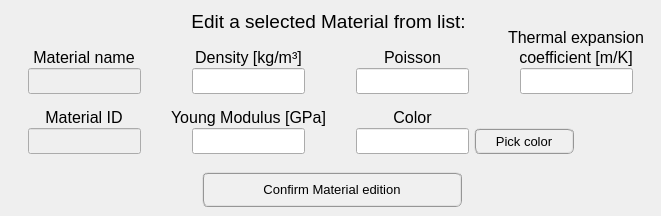
    <widget class="QWidget" name="tab_edit_material">
     <attribute name="title">
      <string>Edit</string>
     </attribute>
     <widget class="QLineEdit" name="lineEdit_density_edit">
      <property name="geometry">
       <rect>
        <x>192</x>
        <y>68</y>
        <width>113</width>
        <height>26</height>
       </rect>
      </property>
      <property name="minimumSize">
       <size>
        <width>113</width>
        <height>26</height>
       </size>
      </property>
      <property name="maximumSize">
       <size>
        <width>113</width>
        <height>26</height>
       </size>
      </property>
      <property name="font">
       <font>
        <family>Segoe UI</family>
        <pointsize>10</pointsize>
        <weight>50</weight>
        <italic>false</italic>
        <bold>false</bold>
       </font>
      </property>
      <property name="alignment">
       <set>Qt::AlignCenter</set>
      </property>
     </widget>
     <widget class="QLabel" name="thermal_expansion_label_2">
      <property name="geometry">
       <rect>
        <x>500</x>
        <y>28</y>
        <width>152</width>
        <height>20</height>
       </rect>
      </property>
      <property name="styleSheet">
       <string notr="true">font: 8pt &quot;Segoe UI&quot;;</string>
      </property>
      <property name="text">
       <string>&lt;html&gt;&lt;head/&gt;&lt;body&gt;&lt;p align=&quot;center&quot;&gt;&lt;span style=&quot; font-size:12pt; font-style:normal;&quot;&gt;Thermal expansion&lt;/span&gt;&lt;/p&gt;&lt;/body&gt;&lt;/html&gt;</string>
      </property>
     </widget>
     <widget class="QLineEdit" name="lineEdit_thermal_expansion_coefficient_edit">
      <property name="geometry">
       <rect>
        <x>520</x>
        <y>68</y>
        <width>113</width>
        <height>26</height>
       </rect>
      </property>
      <property name="minimumSize">
       <size>
        <width>113</width>
        <height>26</height>
       </size>
      </property>
      <property name="maximumSize">
       <size>
        <width>113</width>
        <height>26</height>
       </size>
      </property>
      <property name="font">
       <font>
        <family>Segoe UI</family>
        <pointsize>10</pointsize>
        <weight>50</weight>
        <italic>false</italic>
        <bold>false</bold>
       </font>
      </property>
      <property name="alignment">
       <set>Qt::AlignCenter</set>
      </property>
     </widget>
     <widget class="QLabel" name="density_label_2">
      <property name="geometry">
       <rect>
        <x>174</x>
        <y>48</y>
        <width>149</width>
        <height>20</height>
       </rect>
      </property>
      <property name="styleSheet">
       <string notr="true">font: 8pt &quot;Segoe UI&quot;;</string>
      </property>
      <property name="text">
       <string>&lt;html&gt;&lt;head/&gt;&lt;body&gt;&lt;p align=&quot;center&quot;&gt;&lt;span style=&quot; font-size:12pt; font-style:normal;&quot;&gt;Density [kg/m³]&lt;/span&gt;&lt;/p&gt;&lt;/body&gt;&lt;/html&gt;</string>
      </property>
     </widget>
     <widget class="QLineEdit" name="lineEdit_youngModulus_edit">
      <property name="geometry">
       <rect>
        <x>192</x>
        <y>128</y>
        <width>113</width>
        <height>26</height>
       </rect>
      </property>
      <property name="minimumSize">
       <size>
        <width>113</width>
        <height>26</height>
       </size>
      </property>
      <property name="maximumSize">
       <size>
        <width>113</width>
        <height>26</height>
       </size>
      </property>
      <property name="font">
       <font>
        <family>Segoe UI</family>
        <pointsize>10</pointsize>
        <weight>50</weight>
        <italic>false</italic>
        <bold>false</bold>
       </font>
      </property>
      <property name="alignment">
       <set>Qt::AlignCenter</set>
      </property>
     </widget>
     <widget class="QLabel" name="YoungMod_label_2">
      <property name="geometry">
       <rect>
        <x>162</x>
        <y>108</y>
        <width>173</width>
        <height>20</height>
       </rect>
      </property>
      <property name="font">
       <font>
        <family>Segoe UI</family>
        <pointsize>8</pointsize>
        <weight>50</weight>
        <italic>false</italic>
        <bold>false</bold>
       </font>
      </property>
      <property name="styleSheet">
       <string notr="true">font: 8pt &quot;Segoe UI&quot;;</string>
      </property>
      <property name="text">
       <string>&lt;html&gt;&lt;head/&gt;&lt;body&gt;&lt;p align=&quot;center&quot;&gt;&lt;span style=&quot; font-size:12pt;&quot;&gt;Young Modulus [GPa]&lt;/span&gt;&lt;/p&gt;&lt;/body&gt;&lt;/html&gt;</string>
      </property>
     </widget>
     <widget class="QLineEdit" name="lineEdit_name_edit">
      <property name="enabled">
       <bool>false</bool>
      </property>
      <property name="geometry">
       <rect>
        <x>28</x>
        <y>68</y>
        <width>113</width>
        <height>26</height>
       </rect>
      </property>
      <property name="minimumSize">
       <size>
        <width>113</width>
        <height>26</height>
       </size>
      </property>
      <property name="maximumSize">
       <size>
        <width>113</width>
        <height>26</height>
       </size>
      </property>
      <property name="font">
       <font>
        <family>Segoe UI</family>
        <pointsize>10</pointsize>
        <weight>50</weight>
        <italic>false</italic>
        <bold>false</bold>
       </font>
      </property>
      <property name="alignment">
       <set>Qt::AlignCenter</set>
      </property>
     </widget>
     <widget class="QLineEdit" name="lineEdit_poisson_edit">
      <property name="geometry">
       <rect>
        <x>356</x>
        <y>68</y>
        <width>113</width>
        <height>26</height>
       </rect>
      </property>
      <property name="minimumSize">
       <size>
        <width>113</width>
        <height>26</height>
       </size>
      </property>
      <property name="maximumSize">
       <size>
        <width>113</width>
        <height>26</height>
       </size>
      </property>
      <property name="font">
       <font>
        <family>Segoe UI</family>
        <pointsize>10</pointsize>
        <weight>50</weight>
        <italic>false</italic>
        <bold>false</bold>
       </font>
      </property>
      <property name="alignment">
       <set>Qt::AlignCenter</set>
      </property>
     </widget>
     <widget class="QLabel" name="coefficient_mK_2">
      <property name="geometry">
       <rect>
        <x>500</x>
        <y>48</y>
        <width>152</width>
        <height>20</height>
       </rect>
      </property>
      <property name="styleSheet">
       <string notr="true">font: 8pt &quot;Segoe UI&quot;;</string>
      </property>
      <property name="text">
       <string>&lt;html&gt;&lt;head/&gt;&lt;body&gt;&lt;p align=&quot;center&quot;&gt;&lt;span style=&quot; font-size:12pt; font-style:normal;&quot;&gt;coefficient [m/K]&lt;/span&gt;&lt;/p&gt;&lt;/body&gt;&lt;/html&gt;</string>
      </property>
     </widget>
     <widget class="QLineEdit" name="lineEdit_color_edit">
      <property name="geometry">
       <rect>
        <x>356</x>
        <y>128</y>
        <width>113</width>
        <height>26</height>
       </rect>
      </property>
      <property name="minimumSize">
       <size>
        <width>113</width>
        <height>26</height>
       </size>
      </property>
      <property name="maximumSize">
       <size>
        <width>113</width>
        <height>26</height>
       </size>
      </property>
      <property name="font">
       <font>
        <family>Segoe UI</family>
        <pointsize>10</pointsize>
        <weight>50</weight>
        <italic>false</italic>
        <bold>false</bold>
       </font>
      </property>
      <property name="alignment">
       <set>Qt::AlignCenter</set>
      </property>
     </widget>
     <widget class="QLineEdit" name="lineEdit_id_edit">
      <property name="enabled">
       <bool>false</bool>
      </property>
      <property name="geometry">
       <rect>
        <x>28</x>
        <y>128</y>
        <width>113</width>
        <height>26</height>
       </rect>
      </property>
      <property name="minimumSize">
       <size>
        <width>113</width>
        <height>26</height>
       </size>
      </property>
      <property name="maximumSize">
       <size>
        <width>113</width>
        <height>26</height>
       </size>
      </property>
      <property name="font">
       <font>
        <family>Segoe UI</family>
        <pointsize>10</pointsize>
        <weight>50</weight>
        <italic>false</italic>
        <bold>false</bold>
       </font>
      </property>
      <property name="alignment">
       <set>Qt::AlignCenter</set>
      </property>
     </widget>
     <widget class="QLabel" name="poisson_label_4">
      <property name="geometry">
       <rect>
        <x>378</x>
        <y>48</y>
        <width>69</width>
        <height>20</height>
       </rect>
      </property>
      <property name="styleSheet">
       <string notr="true">font: 8pt &quot;Segoe UI&quot;;</string>
      </property>
      <property name="text">
       <string>&lt;html&gt;&lt;head/&gt;&lt;body&gt;&lt;p align=&quot;center&quot;&gt;&lt;span style=&quot; font-size:12pt; font-style:normal;&quot;&gt;Poisson&lt;/span&gt;&lt;/p&gt;&lt;/body&gt;&lt;/html&gt;</string>
      </property>
     </widget>
     <widget class="QLabel" name="color_label_3">
      <property name="geometry">
       <rect>
        <x>356</x>
        <y>108</y>
        <width>113</width>
        <height>20</height>
       </rect>
      </property>
      <property name="styleSheet">
       <string notr="true">font: 8pt &quot;Segoe UI&quot;;</string>
      </property>
      <property name="text">
       <string>&lt;html&gt;&lt;head/&gt;&lt;body&gt;&lt;p align=&quot;center&quot;&gt;&lt;span style=&quot; font-size:12pt;&quot;&gt;Color&lt;/span&gt;&lt;/p&gt;&lt;/body&gt;&lt;/html&gt;</string>
      </property>
     </widget>
     <widget class="QPushButton" name="pushButton_confirm_material_edition">
      <property name="enabled">
       <bool>true</bool>
      </property>
      <property name="geometry">
       <rect>
        <x>202</x>
        <y>172</y>
        <width>260</width>
        <height>35</height>
       </rect>
      </property>
      <property name="minimumSize">
       <size>
        <width>260</width>
        <height>35</height>
       </size>
      </property>
      <property name="maximumSize">
       <size>
        <width>260</width>
        <height>35</height>
       </size>
      </property>
      <property name="font">
       <font>
        <family>Segoe UI</family>
        <pointsize>10</pointsize>
        <weight>50</weight>
        <italic>false</italic>
        <bold>false</bold>
       </font>
      </property>
      <property name="cursor">
       <cursorShape>ArrowCursor</cursorShape>
      </property>
      <property name="layoutDirection">
       <enum>Qt::LeftToRight</enum>
      </property>
      <property name="autoFillBackground">
       <bool>false</bool>
      </property>
      <property name="styleSheet">
       <string notr="true">QPushButton{border-radius: 6px; border-color: rgb(150, 150, 150); border-style: ridge; border-width: 2px; color: rgb(0, 0, 0); background-color: rgb(240, 240, 240); font: 10pt &quot;Segoe UI&quot;;}
QPushButton:hover{border-radius: 6px; border-color: rgb(0, 170, 255); border-style: ridge; border-width: 2px; color: rgb(0, 0, 0); background-color: rgba(174, 213, 255, 100); font: 8pt &quot;Segoe UI&quot;;}
QPushButton:pressed{border-radius: 6px; border-color: rgb(0, 170, 255); border-style: ridge; border-width: 3px; color: rgb(0, 0, 0); background-color: rgb(174, 213, 255); font: 8pt &quot;Segoe UI&quot;;}</string>
      </property>
      <property name="text">
       <string>Confirm Material edition</string>
      </property>
      <property name="shortcut">
       <string>Shift+A</string>
      </property>
      <property name="checkable">
       <bool>false</bool>
      </property>
      <property name="autoDefault">
       <bool>true</bool>
      </property>
      <property name="default">
       <bool>false</bool>
      </property>
      <property name="flat">
       <bool>false</bool>
      </property>
     </widget>
     <widget class="QLabel" name="Add_new_mat_label_2">
      <property name="geometry">
       <rect>
        <x>164</x>
        <y>6</y>
        <width>329</width>
        <height>31</height>
       </rect>
      </property>
      <property name="font">
       <font>
        <family>Segoe UI</family>
        <pointsize>10</pointsize>
        <weight>50</weight>
        <italic>false</italic>
        <bold>false</bold>
       </font>
      </property>
      <property name="text">
       <string>&lt;html&gt;&lt;head/&gt;&lt;body&gt;&lt;p align=&quot;center&quot;&gt;&lt;span style=&quot; font-size:14pt; font-style:normal;&quot;&gt;Edit a selected Material from list:&lt;/span&gt;&lt;/p&gt;&lt;/body&gt;&lt;/html&gt;</string>
      </property>
      <property name="textFormat">
       <enum>Qt::AutoText</enum>
      </property>
      <property name="alignment">
       <set>Qt::AlignCenter</set>
      </property>
     </widget>
     <widget class="QPushButton" name="pushButton_pickColor_edit">
      <property name="geometry">
       <rect>
        <x>474</x>
        <y>128</y>
        <width>100</width>
        <height>26</height>
       </rect>
      </property>
      <property name="minimumSize">
       <size>
        <width>100</width>
        <height>26</height>
       </size>
      </property>
      <property name="maximumSize">
       <size>
        <width>100</width>
        <height>26</height>
       </size>
      </property>
      <property name="font">
       <font>
        <family>Segoe UI</family>
        <pointsize>10</pointsize>
        <weight>50</weight>
        <italic>false</italic>
        <bold>false</bold>
       </font>
      </property>
      <property name="styleSheet">
       <string notr="true">QPushButton{border-radius: 6px; border-color: rgb(150, 150, 150); border-style: ridge; border-width: 2px; color: rgb(0, 0, 0); background-color: rgb(240, 240, 240); font: 10pt &quot;Segoe UI&quot;;}
QPushButton:hover{border-radius: 6px; border-color: rgb(0, 170, 255); border-style: ridge; border-width: 2px; color: rgb(0, 0, 0); background-color: rgba(174, 213, 255, 100); font: 8pt &quot;Segoe UI&quot;;}
QPushButton:pressed{border-radius: 6px; border-color: rgb(0, 170, 255); border-style: ridge; border-width: 3px; color: rgb(0, 0, 0); background-color: rgb(174, 213, 255); font: 8pt &quot;Segoe UI&quot;;}</string>
      </property>
      <property name="text">
       <string>Pick color</string>
      </property>
     </widget>
     <widget class="QLabel" name="Name_label_2">
      <property name="geometry">
       <rect>
        <x>24</x>
        <y>48</y>
        <width>120</width>
        <height>20</height>
       </rect>
      </property>
      <property name="styleSheet">
       <string notr="true">font: 8pt &quot;Segoe UI&quot;;</string>
      </property>
      <property name="text">
       <string>&lt;html&gt;&lt;head/&gt;&lt;body&gt;&lt;p align=&quot;center&quot;&gt;&lt;span style=&quot; font-size:12pt; font-style:normal;&quot;&gt;Material name&lt;/span&gt;&lt;/p&gt;&lt;/body&gt;&lt;/html&gt;</string>
      </property>
     </widget>
     <widget class="QLabel" name="ID_label_2">
      <property name="geometry">
       <rect>
        <x>24</x>
        <y>108</y>
        <width>120</width>
        <height>20</height>
       </rect>
      </property>
      <property name="styleSheet">
       <string notr="true">font: 8pt &quot;Segoe UI&quot;;</string>
      </property>
      <property name="text">
       <string>&lt;html&gt;&lt;head/&gt;&lt;body&gt;&lt;p align=&quot;center&quot;&gt;&lt;span style=&quot; font-size:12pt; font-style:normal;&quot;&gt;Material ID&lt;/span&gt;&lt;/p&gt;&lt;/body&gt;&lt;/html&gt;</string>
      </property>
     </widget>
    </widget>
